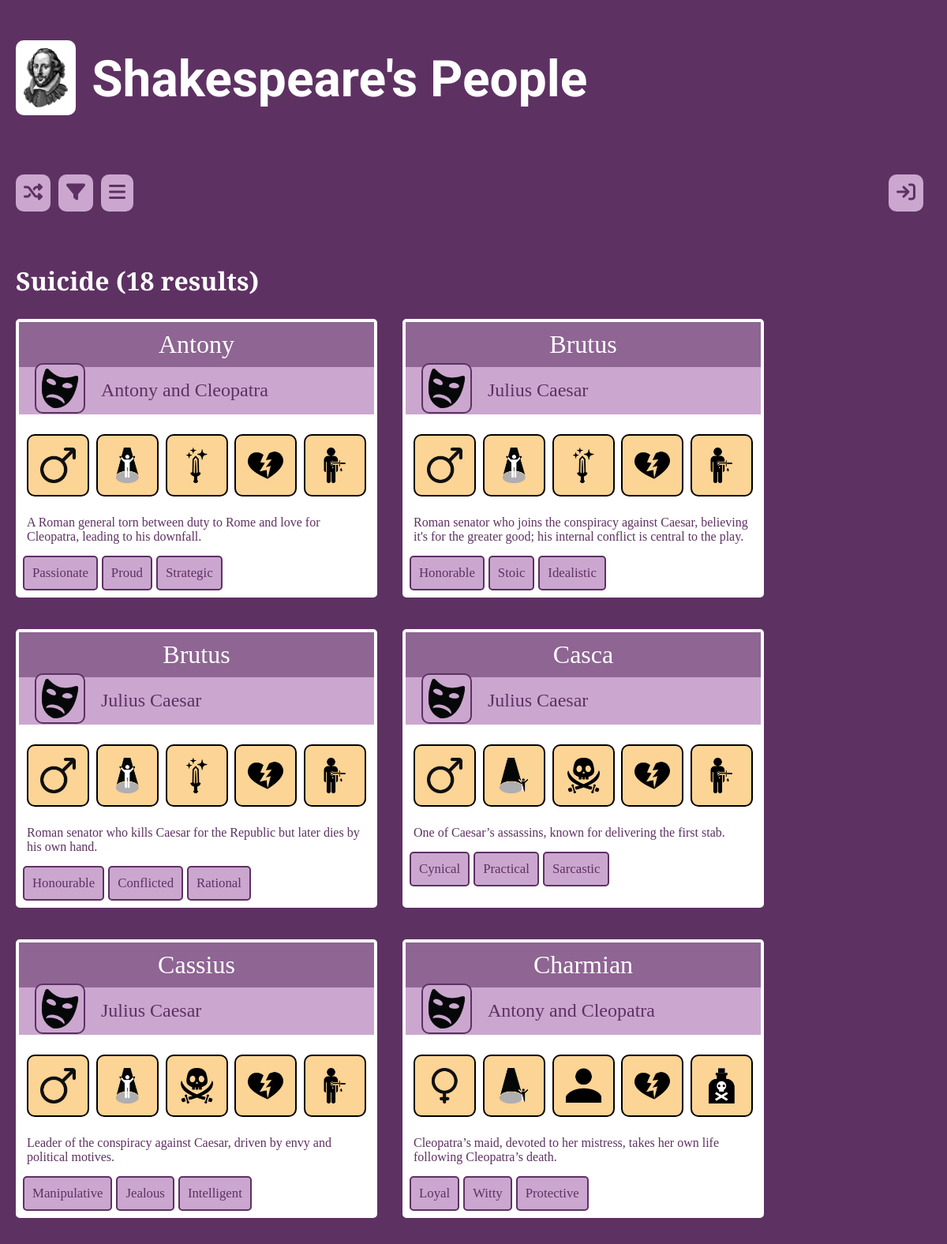
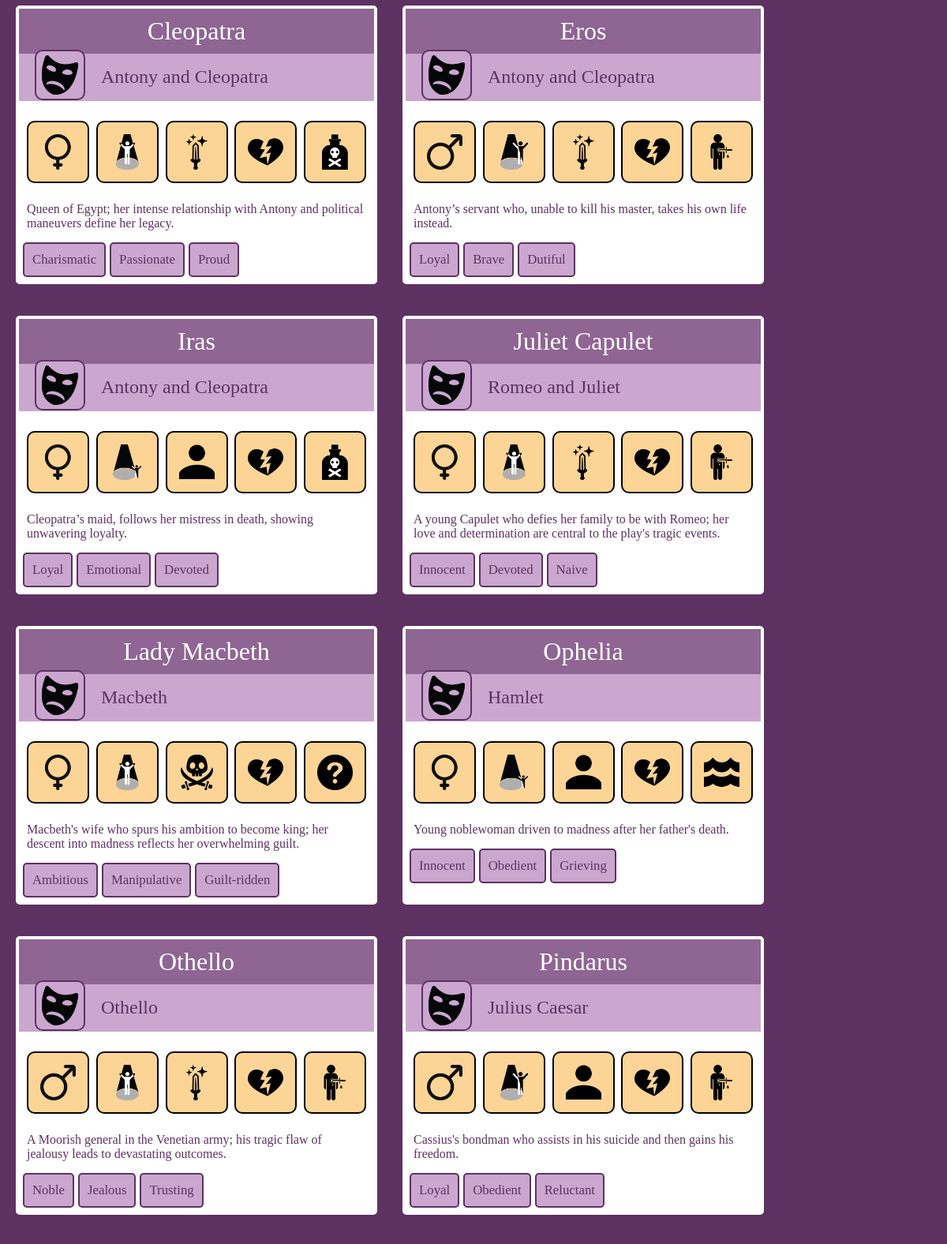
The page /index.php?page=content/click_search&search_type=cod_action&search_term=Suicide (upper part) on the database its author committed (2 pictures, top to bottom).
### tables this page shows
CREATE TABLE IF NOT EXISTS `data` (
  `ID` int NOT NULL AUTO_INCREMENT,
  `Character_name` varchar(128) NOT NULL,
  `PlayID` int NOT NULL,
  `RoleID` int NOT NULL,
  `GenderID` int NOT NULL,
  `Moral_AlignmentID` int NOT NULL,
  `Trait_1ID` int NOT NULL,
  `Trait_2ID` int NOT NULL,
  `Trait_3ID` int NOT NULL,
  `COD_ActionID` int NOT NULL,
  `COD_MethodID` int NOT NULL,
  `Description` varchar(255) NOT NULL,
  `Featured_Image` varchar(150) NOT NULL,
  PRIMARY KEY (`ID`)
);

CREATE TABLE IF NOT EXISTS `category` (
  `CategoryID` int NOT NULL AUTO_INCREMENT,
  `Play_Cat` varchar(7) NOT NULL,
  `Category_Icon` varchar(75) NOT NULL,
  PRIMARY KEY (`CategoryID`)
);

CREATE TABLE IF NOT EXISTS `play_name` (
  `PlayID` int NOT NULL AUTO_INCREMENT,
  `Play` varchar(128) NOT NULL,
  `CategoryID` int NOT NULL,
  PRIMARY KEY (`PlayID`)
);

CREATE TABLE IF NOT EXISTS `key_traits` (
  `TraitID` int NOT NULL AUTO_INCREMENT,
  `Trait` varchar(40) NOT NULL,
  PRIMARY KEY (`TraitID`)
);

### content/click_search.php (called while the page is built, shortened)
<?php
    $search_type = to_clean($_REQUEST['search_type']);
    $search_term = to_clean($_REQUEST['search_term']);
    $heading=$search_term;
    $order = " ORDER BY d.Character_name ASC";
$search_columns = [
    "play"      => "Play",
    "category"  => "Play_Cat",
    "gender"    => "M_or_F",
    "ms_role"      => "Role",
    "moral_alignment" => "Alignment",
    "cod_action"    => "Action",
    "cod_method"    => "Method",
    "character" => "Character_name"
];
    $params = [$search_term];
    if(array_key_exists($search_type, $search_columns)) {
        $column = $search_columns[$search_type];
        $sql_condition = "WHERE `$column` LIKE ?";
    }
    $sql_condition .= $order;
    include("results.php");
  ?>

### functions.php (called while the page is built, shortened)
<?php
function get_query($dbconnect, $sql_condition, $params = [])
 {
    $find_sql = "
    SELECT d.*,
            p.*,
            c.*,
            g.*,
            r.*,
            ma.*,
            a.*,
            m.*,
            -- 'Trait' is the COLUMN name with the 'word'
            k1.Trait AS Trait1,
            k2.Trait AS Trait2,
            k3.Trait AS Trait3
    FROM data d
    JOIN play_name p ON p.PlayID = d.PlayID
    JOIN category c ON c.CategoryID = p.CategoryID
    JOIN gender g ON g.GenderID = d.GenderID
    JOIN ms_role r ON r.RoleID = d.RoleID
    JOIN moral_alignment ma ON ma.Moral_AlignmentID = d.Moral_AlignmentID
    JOIN cod_action a ON a.COD_ActionID = d.COD_ActionID
    JOIN cod_method m ON m.COD_MethodID = d.COD_MethodID
    JOIN key_traits k1 ON d.Trait_1ID = k1.TraitID
    JOIN key_traits k2 ON d.Trait_2ID = k2.TraitID
    JOIN key_traits k3 ON d.Trait_3ID = k3.TraitID
    -- Adds additional sql condition
    $sql_condition
    ";
    $stmnt = $dbconnect -> prepare($find_sql);
    if(!empty($params)) {
          $types = str_repeat('s', count($params));
          $bind_values = [];
          foreach ($params as $key => $value) {
            $bind_values[$key] = &$params[$key];
          }
      array_unshift($bind_values, $types);
      call_user_func_array([$stmnt, 'bind_param'], $bind_values);
    }
    $stmnt -> execute();
    $find_query = $stmnt -> get_result();
    $find_count = $find_query -> num_rows;
    return [$find_query, $find_count];
 }
 function to_clean($data) {
	$data = trim($data);
	return $data;
}
      ?>

### content/retrieve_all.php (called while the page is built, shortened)
<?php
    $character = $find_rs['Character_name'];
    $play = $find_rs['Play'];
    $category = $find_rs['Play_Cat'];
    $gender = $find_rs['M_or_F'];
    $role = $find_rs['Role'];
    $alignment = $find_rs['Alignment'];
    $action = $find_rs['Action'];
    $method = $find_rs['Method'];
    $trait1 = $find_rs['Trait1'];
    $trait2 = $find_rs['Trait2'];
    $trait3 = $find_rs['Trait3'];
    $category_icon = "images/icons/".$find_rs['Category_Icon'];
    $gender_icon = "images/icons/".$find_rs['Gender_Icon'];
    $role_icon = "images/icons/".$find_rs['Role_Icon'];
    $alignment_icon = "images/icons/".$find_rs['Moral_Icon'];
    $action_icon = "images/icons/".$find_rs['Action_Icon'];
    $method_icon = "images/icons/".$find_rs['Method_Icon'];
    $click_type = "index.php?page=content/click_search&search_type=";
    $click_term="&search_term="
?>

### content/character_details.php (the view, shortened to what this page needs)
<div class="char-details">
    <div class="character-name"><?= htmlspecialchars($character); ?></div>
<div class="play-title">
    <a title="<?= htmlspecialchars($category); ?>" href="<?= $click_type."category".$click_term.urlencode($category) ?>"><img src="<?= htmlspecialchars($category_icon); ?>"></a>
    <a class="play" href="<?= $click_type."play".$click_term.urlencode($play) ?>"><?= htmlspecialchars($play);?></a>
</div>
<?php
    $all_icons = [
        [$gender, $click_type."gender".$click_term.$gender, $gender_icon],
        [$role, $click_type."ms_role".$click_term.$role, $role_icon],
        [$alignment, $click_type."moral_alignment".$click_term.$alignment, $alignment_icon],
        [$action, $click_type."cod_action".$click_term.$action, $action_icon],
        [$method, $click_type."cod_method".$click_term.$method, $method_icon]
    ];
?>
<div class="icon-row">
<?php
foreach($all_icons as $icon) {
    ?>
    <a title="<?= htmlspecialchars($icon[0]); ?>" href="<?= $icon[1];?>"><img src="<?= htmlspecialchars($icon[2]); ?>" alt="<?= htmlspecialchars($icon[0]); ?>" ></a>
    <?php
}
?>
</div>
<div class="description pad-10">
    <?=  htmlspecialchars($find_rs['Description']); ?>
</div>
<div class="trait-tags">
<?php
    $all_traits = [$trait1, $trait2, $trait3];
    foreach($all_traits as $trait) {
        if($trait != "n/a") {
            ?>
                <a class="trait pad-10" href="<?= $click_type?>trait<?= $click_term.$trait; ?>"><?= $trait; ?></a>
            <?php
        }
    }
?>
</div>
</div>

### content/results.php (shortened to what this page needs)
<?php
list($find_query, $find_count) = get_query($dbconnect, $sql_condition, $params);
if($find_count > 0) {
if($find_count == 1) {
    $results_heading = $heading;
}
else {
    $results_heading = $heading." (".$find_count." results)";
}
if($heading != "")
{
    ?>
        <h2><?= htmlspecialchars($results_heading); ?></h2>
    <?php
}
    ?>
<div class='all-cards'>
<?php
while($find_rs = mysqli_fetch_assoc($find_query)) {
    include("retrieve_all.php");
    include("character_details.php");
}
?>
</div>
    <?php
}
?>

### css/base.css (style rules this page uses)
:root { --dark-purple: #5E3163; --med-purple: #8e6593; --light-purple: #cba7cf; --charcoal: #333; --error-back: #F7BEBE; --error-text: #660000; --hover-peach: #FCD495; --visited-grey: #c6c6c6; --light-grey: #dedede; --black: #000; --white: #fff; }
.pad-10 { padding: 10px; }
html, body { height: 100%; }
body { margin: 0; padding: 0; background-color: var(--dark-purple); color: var(--white); font-family: "Libre Baskerville", serif; }
h2 { font-size: 200%; }

### css/cards.css (style rules this page uses)
.all-cards { display: grid; grid-template-rows: auto; grid-auto-rows: auto; grid-template-columns: repeat(auto-fit, 450px); gap: 40px; align-content: start; }
.char-details { background-color: var(--white); color: var(--dark-purple); width: 100%; border: 4px solid var(--white); border-radius: 5px; box-shadow: 5px 5px 15p var(--black); text-align: left; }
.character-name { font-size: 24pt; text-align: center; padding: 10px; background-color: var(--med-purple); color: var(--white); }
.play-title { display: flex; align-items: center; background-color: var(--light-purple); padding-left: 20px; font-size: 18pt; height: 60px; }
.play-title a img, .icon { border: 2px solid var(--dark-purple); padding: 5px; border-radius: 10px; width: 50px; margin-right: 20px; background-color: var(--light-purple); }
.play-title a { text-decoration: none; color: var(--dark-purple) }
.icon-row { display: flex; padding: 10px; padding-top: 25px; align-content: center; justify-content: space-between; }
.icon-row a img { border: 2px solid var(--black); padding: 15px; border-radius: 10px; width: 45px; background-color: var(--hover-peach); }
.trait-tags { display: flex; margin: 5px; }
.trait-tags a { margin-right: 5px; background-color: var(--light-purple); color: var(--dark-purple); border: 2px solid var(--dark-purple); border-radius: 5px; text-decoration: none; font-size: 105%; }

### rows shown on the page
data: Character_name "Antony", category.Category_Icon (picture), PlayID.Play "Antony and Cleopatra", Description "A Roman general torn between duty to Rome and love for Cleopatra, leading to his downfall.", key_traits.Trait "Passionate", key_traits.Trait "Proud", key_traits.Trait "Strategic"
data: Character_name "Brutus", category.Category_Icon (picture), PlayID.Play "Julius Caesar", Description "Roman senator who joins the conspiracy against Caesar, believing it's for the greater good; his internal conflict is central to the play.", key_traits.Trait "Honorable", key_traits.Trait "Stoic", key_traits.Trait "Idealistic"
data: Character_name "Brutus", category.Category_Icon (picture), PlayID.Play "Julius Caesar", Description "Roman senator who kills Caesar for the Republic but later dies by his own hand.", key_traits.Trait "Honourable", key_traits.Trait "Conflicted", key_traits.Trait "Rational"
data: Character_name "Casca", category.Category_Icon (picture), PlayID.Play "Julius Caesar", Description "One of Caesar’s assassins, known for delivering the first stab.", key_traits.Trait "Cynical", key_traits.Trait "Practical", key_traits.Trait "Sarcastic"
data: Character_name "Cassius", category.Category_Icon (picture), PlayID.Play "Julius Caesar", Description "Leader of the conspiracy against Caesar, driven by envy and political motives.", key_traits.Trait "Manipulative", key_traits.Trait "Jealous", key_traits.Trait "Intelligent"
data: Character_name "Charmian", category.Category_Icon (picture), PlayID.Play "Antony and Cleopatra", Description "Cleopatra’s maid, devoted to her mistress, takes her own life following Cleopatra’s death.", key_traits.Trait "Loyal", key_traits.Trait "Witty", key_traits.Trait "Protective"
data: Character_name "Cleopatra", category.Category_Icon (picture), PlayID.Play "Antony and Cleopatra", Description "Queen of Egypt; her intense relationship with Antony and political maneuvers define her legacy.", key_traits.Trait "Charismatic", key_traits.Trait "Passionate", key_traits.Trait "Proud"
data: Character_name "Eros", category.Category_Icon (picture), PlayID.Play "Antony and Cleopatra", Description "Antony’s servant who, unable to kill his master, takes his own life instead.", key_traits.Trait "Loyal", key_traits.Trait "Brave", key_traits.Trait "Dutiful"
data: Character_name "Iras", category.Category_Icon (picture), PlayID.Play "Antony and Cleopatra", Description "Cleopatra’s maid, follows her mistress in death, showing unwavering loyalty.", key_traits.Trait "Loyal", key_traits.Trait "Emotional", key_traits.Trait "Devoted"
data: Character_name "Juliet Capulet", category.Category_Icon (picture), PlayID.Play "Romeo and Juliet", Description "A young Capulet who defies her family to be with Romeo; her love and determination are central to the play's tragic events.", key_traits.Trait "Innocent", key_traits.Trait "Devoted", key_traits.Trait "Naive"
data: Character_name "Lady Macbeth", category.Category_Icon (picture), PlayID.Play "Macbeth", Description "Macbeth's wife who spurs his ambition to become king; her descent into madness reflects her overwhelming guilt.", key_traits.Trait "Ambitious", key_traits.Trait "Manipulative", key_traits.Trait "Guilt-ridden"
data: Character_name "Ophelia", category.Category_Icon (picture), PlayID.Play "Hamlet", Description "Young noblewoman driven to madness after her father's death.", key_traits.Trait "Innocent", key_traits.Trait "Obedient", key_traits.Trait "Grieving"
data: Character_name "Othello", category.Category_Icon (picture), PlayID.Play "Othello", Description "A Moorish general in the Venetian army; his tragic flaw of jealousy leads to devastating outcomes.", key_traits.Trait "Noble", key_traits.Trait "Jealous", key_traits.Trait "Trusting"
data: Character_name "Pindarus", category.Category_Icon (picture), PlayID.Play "Julius Caesar", Description "Cassius's bondman who assists in his suicide and then gains his freedom.", key_traits.Trait "Loyal", key_traits.Trait "Obedient", key_traits.Trait "Reluctant"

### other values the page prints
$results_heading "Suicide (18 results)"
